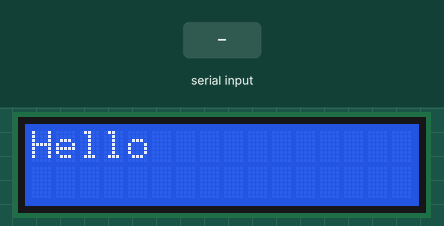
Simulated run of this sketch. Board: Arduino Uno, built with avr-gcc and run on an emulated ATmega328P. On the bench: 16×2 character LCD. The test bench sets the inputs (shaded band). What the sketch prints to the serial monitor is not drawn.

Above: at 1.2 s.
1.3 s: "1\n" received over the second serial link
At 1.7 s:
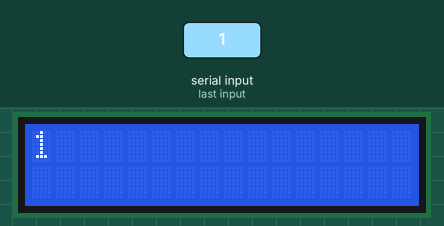
2.8 s: "0\n" received over the second serial link
At 4.0 s:
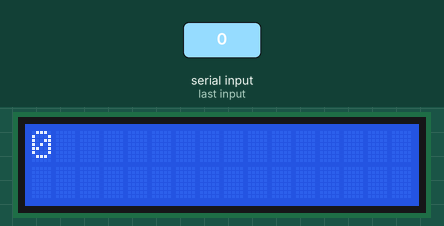
4.3 s: "2\n" received over the second serial link
At 5.2 s:
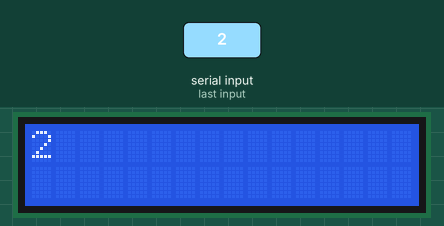
Timing chart, 0 to 7.3 s (numbered marks = the images above; inputs shaded):
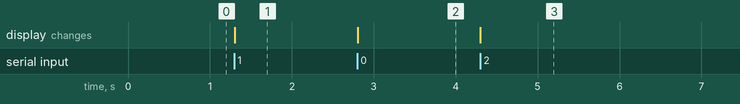

The sketch:

ex13_serial_receiver.ino
```cpp
#include <SoftwareSerial.h>
#include "Config.h"

SoftwareSerial mySerial(mySerial_RX, mySerial_TX); // RX, TX

void setup() {

  Serial.begin(BAUD); // Serial interface between Arduino and your pc
  mySerial.begin(BAUD); // Serial interface between the two Arduinos

  lcd.begin(16, 2);
  lcd.print("Hello"); // Just some startup msg
}

void loop() {
  if (mySerial.available()) {
    String msg = mySerial.readStringUntil('\n');
    msg.trim(); // Remove this and you get some weird char at the end - probably the \r

    Serial.print("Received: ");
    Serial.println(msg);

    // If you want a fixed lcd layout, e.g. "Score: " <String score>, then you have to set the cursor; lcd.cursor( col[1-2],  row[1-16] ).
    lcd.clear();
    lcd.print(msg);
  }
}
```

Config.h
```cpp
#pragma once
#include <LiquidCrystal.h>

/* Software Serial - A virtual serial port (ish) */
#define BAUD 9600
#define mySerial_RX 11
#define mySerial_TX 10

/*   Or assign your own pins below
LCD Pin   ->   Arduino
-----------------------
RS        ->   GPIO 12
E         ->   GPIO 13
D4        ->   GPIO 5
D5        ->   GPIO 4
D6        ->   GPIO 3
D7        ->   GPIO 2

Other connections
-----------------------
VSS       ->   GND
VDD       ->   5V
VO        ->   GND (or potentiometer for contrast)
RW        ->   GND
A (LED+)  ->   5V (preferably through 220Ω)
K (LED-)  ->   GND

LiquidCrystal lcd(RS, E, D4, D5, D6, D7);
*/

#define RS_PIN 12
#define E_PIN 13
#define D4_PIN 5
#define D5_PIN 4
#define D6_PIN 3
#define D7_PIN 2

LiquidCrystal lcd(RS_PIN, E_PIN, D4_PIN, D5_PIN, D6_PIN, D7_PIN);
```

Measured:
- after the input at 1.3 s, the display: changes at once (image 1)
- after the input at 2.8 s, the display: changes at once (image 2)
- after the input at 4.3 s, the display: changes at once (image 3)
